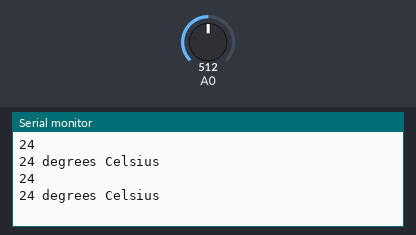
The sketch below on a simulated Arduino Uno, built with avr-gcc and run on an emulated ATmega328P. Parts: the last lines printed to the serial monitor. The test bench sets the inputs (shaded band); at power-on: A0 = 512. Storage starts empty.

Above: at 1.8 s.
1.9 s: A0 set to 716
At 2.8 s:
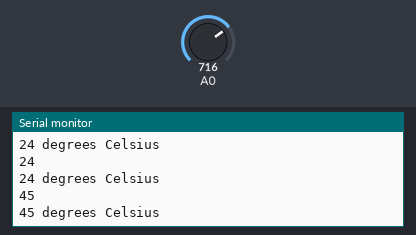
3.4 s: A0 set to 900
At 4.5 s:
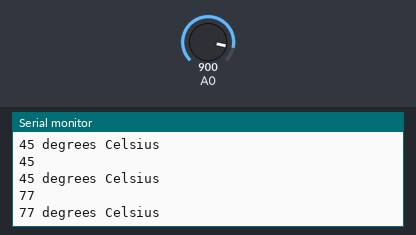
Timing chart, 0 to 6.4 s (numbered marks = the images above; inputs shaded):
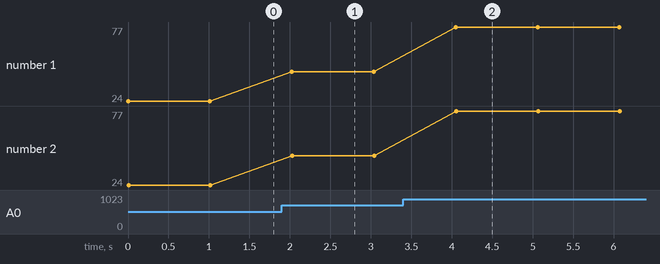

Measured:
- after the input at 1.9 s, the serial monitor: prints a new line after 0.12 s (image 1)
- after the input at 3.4 s, the serial monitor: prints a new line after 0.65 s (image 2)
- plotted number 1: 24 → 45 after the input at 1.9 s, 45 → 77 after the input at 3.4 s
- plotted number 2: 24 → 45 after the input at 1.9 s, 45 → 77 after the input at 3.4 s

The sketch:

TempSensorTest.ino
```cpp
#include <math.h>
#include <SPI.h>
#include <SD.h>

  double Thermister(int RawADC) {
    double Temp;
    Temp = log(((10240000/RawADC) - 10000));
    Temp = 1/ (0.001129148 + (0.000234125 + (0.0000000876741 * Temp * Temp))* Temp);
    Temp = Temp - 273.15;
    return Temp;
  }


const int chipSelect = 4;

void setup() {
  Serial.begin(9600);

}


void loop() {
//making an empty string to log in the file being created
String dataString = "";

//Read the Temperature Sensor:

    int sensor = Thermister(analogRead(0)); // Run the input through thermistor function
    dataString += String(sensor);
    Serial.println(sensor);
    File datafile = SD.open("log.txt",FILE_WRITE);
    //if file is available
    if(datafile)  {
      datafile.println(dataString + " degrees Celsius");
      Serial.println(dataString + " degrees Celsius");
      datafile.close();

    }
    else {
      Serial.println("Go for a Smoke");
    }
    delay (1000);


    }
```
